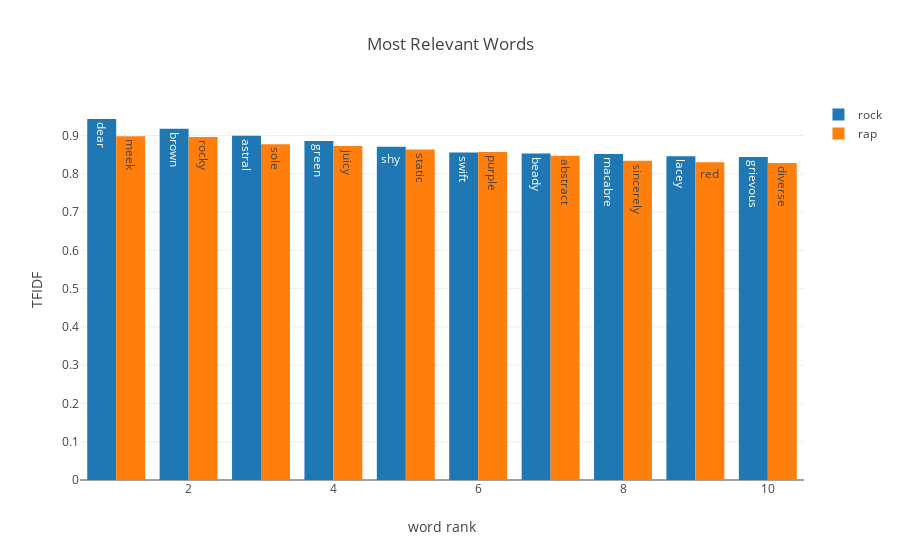

Notebook source saved alongside this figure:
### Code cell
rock_trace = go.Bar(
    x=list(range(1,len(w)+1)),
    y=rock_tfidf_top.values,
    text=rock_tfidf_top.keys(),
    name='rock'
    
)
rap_trace = go.Bar(
    x=list(range(1,len(w)+1)),
    y=rap_tfidf_top.values,
    text=rap_tfidf_top.keys(),
    name='rap'
    
)

data = [rock_trace, rap_trace]
layout = go.Layout(
    barmode='group',
    title='Most Relevant Words',
    xaxis={'title':'word rank'},
    yaxis={'title':'TFIDF',}
)

fig = go.Figure(data=data, layout=layout)
py.offline.iplot(fig, filename='most_frequent')

### Figure 1 — Plotly figure (JSON) as saved in the notebook; plotly's stock layout.template omitted (floating-point values rounded to 4 significant figures)
{"data": [{"name": "rock", "text": ["dear", "brown", "astral", "green", "shy", "swift", "beady", "macabre", "lacey", "grievous"], "type": "bar", "x": [1, 2, 3, 4, 5, 6, 7, 8, 9, 10], "y": [0.9432, 0.9177, 0.8998, 0.8859, 0.871, 0.8556, 0.8528, 0.8519, 0.8461, 0.8438]}, {"name": "rap", "text": ["meek", "rocky", "sole", "juicy", "static", "purple", "abstract", "sincerely", "red", "diverse"], "type": "bar", "x": [1, 2, 3, 4, 5, 6, 7, 8, 9, 10], "y": [0.898, 0.8961, 0.8772, 0.8728, 0.8634, 0.857, 0.8471, 0.834, 0.8299, 0.8284]}], "layout": {"barmode": "group", "title": "Most Relevant Words", "xaxis": {"title": "word rank"}, "yaxis": {"title": "TFIDF"}}}
